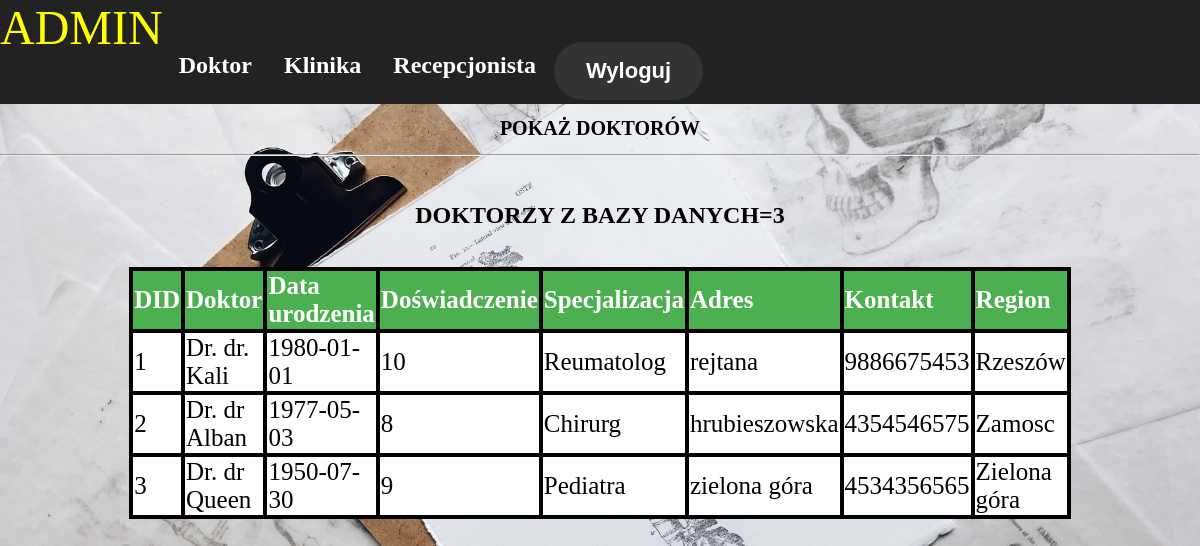
/Admin/showdoctor.php, run on the app's committed database.
### tables this page shows
CREATE TABLE `doctor` (
  `did` int(11) NOT NULL,
  `name` varchar(30) NOT NULL,
  `gender` varchar(30) NOT NULL,
  `dob` date NOT NULL,
  `experience` int(11) NOT NULL,
  `specialization` varchar(30) NOT NULL,
  `contact` bigint(20) NOT NULL,
  `address` varchar(100) NOT NULL,
  `username` varchar(30) NOT NULL,
  `password` varchar(30) NOT NULL,
  `region` varchar(30) NOT NULL
);

### Admin/showdoctor.php (the view, shortened to what this page needs)
<!DOCTYPE html>
<html>
<head>
<link rel="stylesheet" href="adminmain.css">
</head>
<body background= "../images/doctordesk.jpg">
<ul>
<li class="dropdown"><font color="yellow" size="10">ADMIN</font></li>
<br>
<h2>
  <li class="dropdown">
  <a href="javascript:void(0)" class="dropbtn">Doktor</a>
  </li>
  <li class="dropdown">
  <a href="javascript:void(0)" class="dropbtn">Klinika</a>
  </li>
  <li class="dropdown">
  <a href="javascript:void(0)" class="dropbtn">Recepcjonista</a>
  </li>
    <li>
	<form method="post" action="mainpage.php">
	<button type="submit" class="cancelbtn" name="logout" style="float:right;font-size:22px"><b>Wyloguj</b></button>
	</form>
  </li>
</ul>
<center><h1>POKAŻ DOKTORÓW</h1><hr>
<?php
$con = mysqli_connect('localhost','root','','klinika');
$sql="SELECT * FROM Doctor order by DID ASC";
$result = mysqli_query($con,$sql);
echo "<br><h2>DOKTORZY Z BAZY DANYCH=<b>".mysqli_num_rows($result)."</b></h2><br>";
echo "<table>
<tr>
<th>DID</th>
<th>Doktor</th>
<th>Data urodzenia</th>
<th>Doświadczenie</th>
<th>Specjalizacja</th>
<th>Adres</th>
<th>Kontakt</th>
<th>Region</th>
</tr>";
while($row = mysqli_fetch_array($result)) {
    echo "<tr>";
	echo "<td>" . $row['did'] . "</td>";
    echo "<td>Dr. " . $row['name'] . "</td>";
    echo "<td>" . $row['dob'] . "</td>";
    echo "<td>" . $row['experience'] . "</td>";
    echo "<td>" . $row['specialization'] . "</td>";
	echo "<td>" . $row['address'] . "</td>";
	echo "<td>" . $row['contact'] . "</td>";
	echo "<td>" . $row['region'] . "</td>";
    echo "</tr>";
}
echo "</table>";
?>
</body>
</html>

### Admin/adminmain.css (style rules this page uses)
body, html { background-color:white; height: 100%; margin: 0; background-position:center; background-repeat: repeat-y; background-size: cover; background-attachment:fixed; font-family:verdana; }
h1 { text-align:center; color:black; font-size:20px; top:30%; }
button { border-radius:32px; background-color: #333; border: none; color: white; padding: 16px 32px; text-align: center; text-decoration: none; display: inline-block; font-size: 16px; margin: 4px 2px; -webkit-transition-duration: 0.4s; transition-duration: 0.4s; cursor: pointer; }
ul { list-style-type: none; margin: 0; padding: 0; overflow: hidden; background-color: #222; }
li { float: left; }
li a, .dropbtn { display: inline-block; color: white; text-align: center; padding: 14px 16px; text-decoration: none; }
li.dropdown { display: inline-block; }

### Admin/showdoctor.php (style rules this page uses)
table { width: 75%; border-collapse: collapse; border: 4px solid black; padding: 5px; font-size: 25px; }
th { border: 4px solid black; background-color: #4CAF50; color: white; text-align: left; }
tr,td { border: 4px solid black; background-color: white; color: black; }

### data on the page
doctor: did "1", name "dr. Kali", dob "1980-01-01", experience "10", specialization "Reumatolog", address "rejtana", contact "9886675453", region "Rzeszów"
doctor: did "2", name "dr Alban", dob "1977-05-03", experience "8", specialization "Chirurg", address "hrubieszowska", contact "4354546575", region "Zamosc"
doctor: did "3", name "dr Queen", dob "1950-07-30", experience "9", specialization "Pediatra", address "zielona góra", contact "4534356565", region "Zielona góra"

### other printed values
mysqli_num_rows($result) "3"
